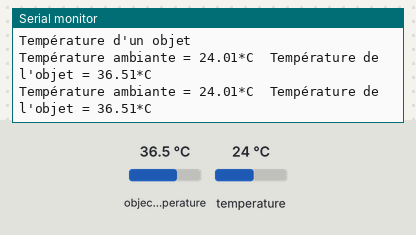
Simulated run of this sketch. Board: Arduino Uno, built with avr-gcc and run on an emulated ATmega328P. On the bench: the last lines printed to the serial monitor. Inputs (shaded band) come from the test bench; at power-on: object temperature 36.5 °C, temperature 24 °C.

Above: at 1.8 s.
1.9 s: object temperature set to 20 °C
At 2.7 s:
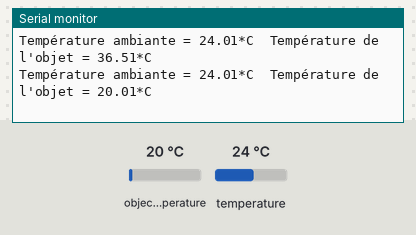
3.4 s: temperature set to 12 °C
At 4.4 s:
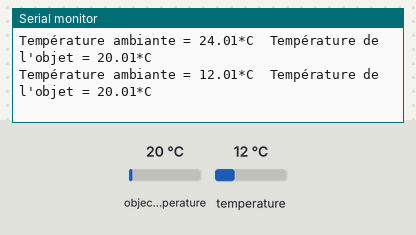
4.9 s: object temperature set to 26 °C
At 5.9 s:
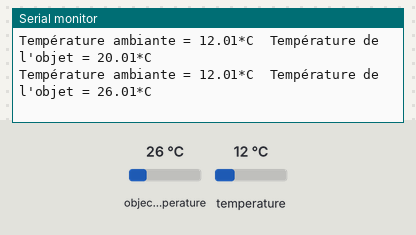
Timing chart, 0 to 7.9 s (numbered marks = the images above; inputs shaded):
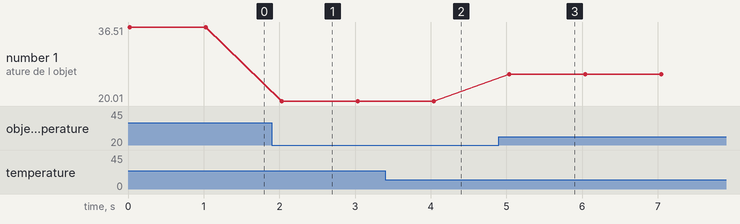

Measured:
- after the input at 1.9 s, the serial monitor: prints a new line after 0.13 s (image 1)
- after the input at 3.4 s, the serial monitor: prints a new line after 0.64 s (image 2)
- after the input at 4.9 s, the serial monitor: prints a new line after 0.14 s (image 3)
- plotted number 1: 36.51 → 20.01 after the input at 1.9 s, 20.01 → 26.01 after the input at 4.9 s

The sketch:

Capteur_de_temperature_gy906.ino
```cpp
#include <Adafruit_MLX90614.h> // inclure la bibliothèque téléchargée

Adafruit_MLX90614 mlx = Adafruit_MLX90614(); // Création de l'objet mlx


void setup() {
  Serial.begin(9600); //Initialisation du moniteur série
  Serial.println("Température d'un objet");
  mlx.begin();  //démarrage de mlx
}

void loop() {
 Serial.print("Température ambiante = ");
 Serial.print(mlx.readAmbientTempC());
 Serial.print("*C\tTempérature de l'objet = ");
 Serial.print(mlx.readObjectTempC());
 Serial.println("*C");
 delay(1000); //Attendre une seconde avant d'afficher la prochaine température
    }
```
